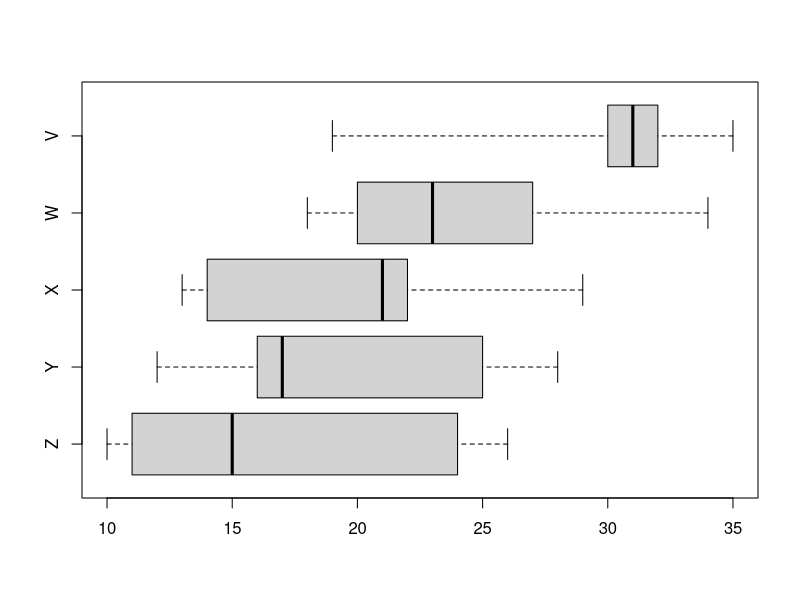

This chart was generated by the following R code:
## ---- chunk 1

bottom = sample(c(10,20,30,40,50,60,70,80),1)
while(T){
  boxes = apply(matrix(sample(0:25+bottom,25),nrow=5),1,sort)
  iqrs = apply(boxes,2,function(x){x[4]-x[2]})
  siq = sort(iqrs)
  mis = apply(boxes,2,min)
  mas = apply(boxes,2,max)
  mes = apply(boxes,2,function(x){x[3]})
  if(max(boxes)-min(boxes)==25 & siq[2]-siq[1]>3 & siq[5]-siq[4]>3 ){break}
}

ans1 = paste0((mas==max(mas))*1,collapse="")
ans2 = paste0((mis==min(mis))*1,collapse="")
ans3 = paste0((mes==max(mes))*1,collapse="")
ans4 = paste0((mes==min(mes))*1,collapse="")
ans5 = paste0((iqrs==max(iqrs))*1,collapse="")
ans6 = paste0((iqrs==min(iqrs))*1,collapse="")
## ---- chunk 2
bp = boxplot(boxes,horizontal=T,range=0,names=c("V","W","X","Y","Z"),at=5:1)
